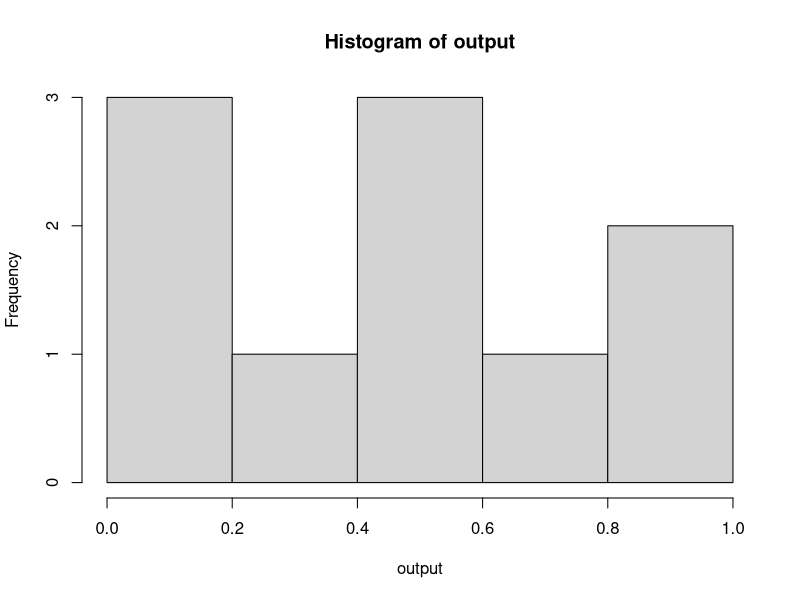
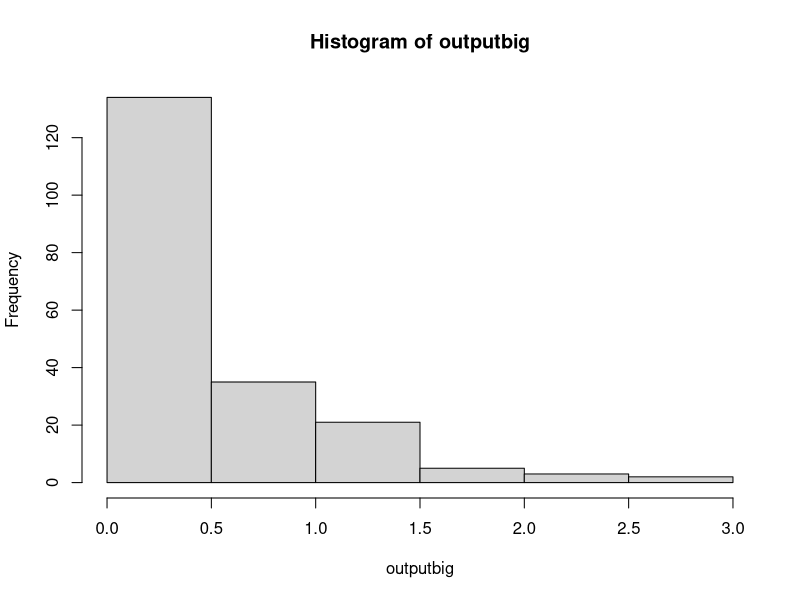
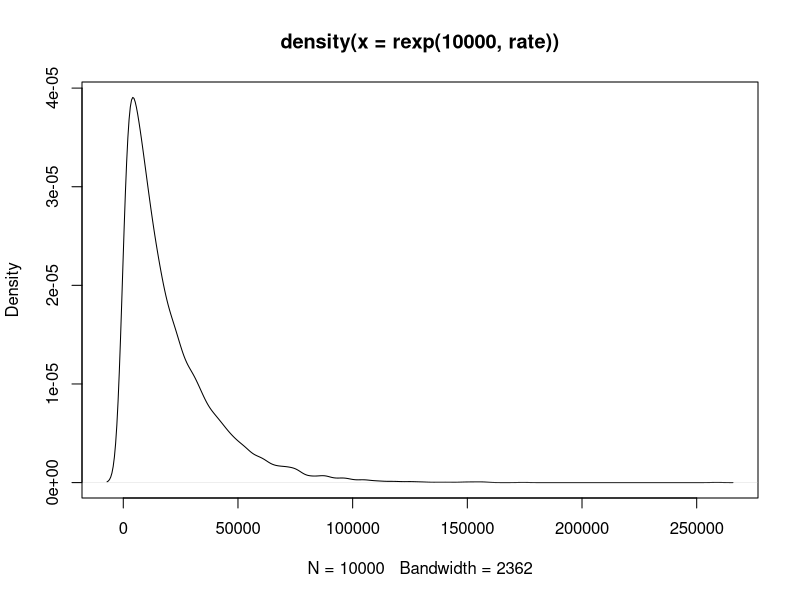
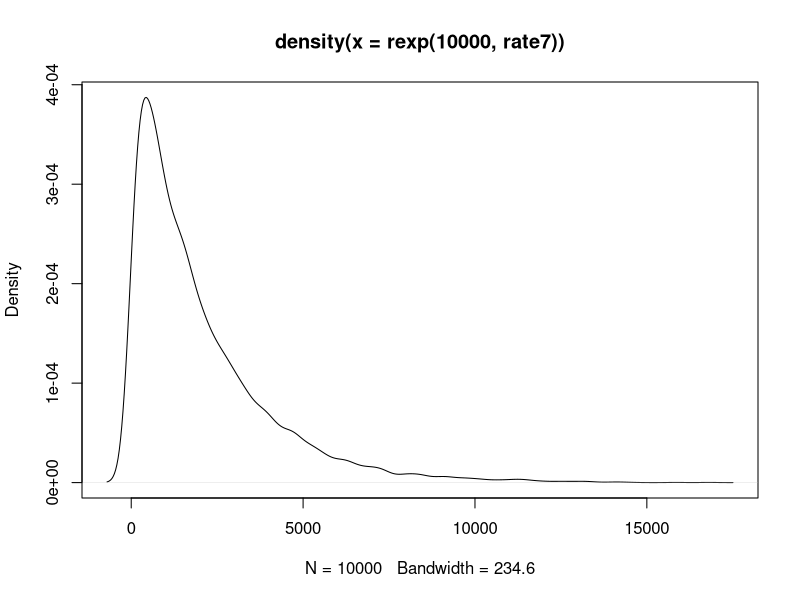
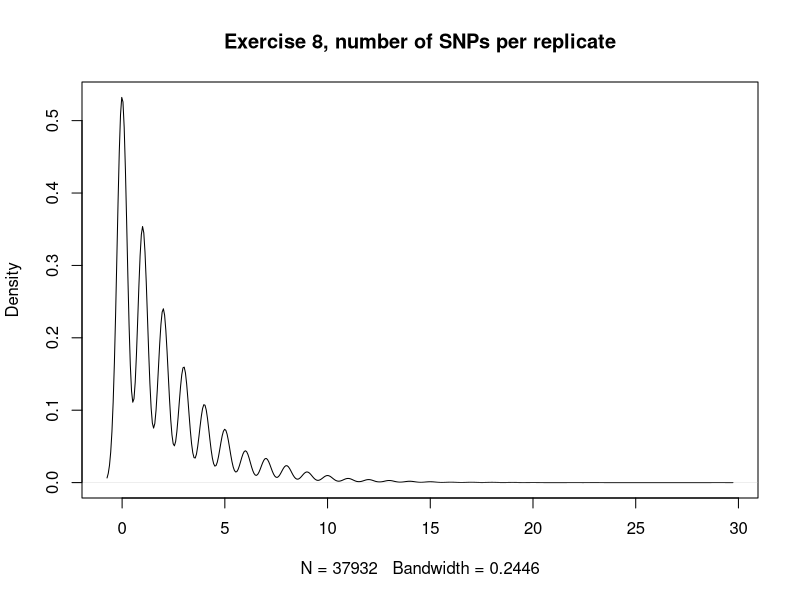
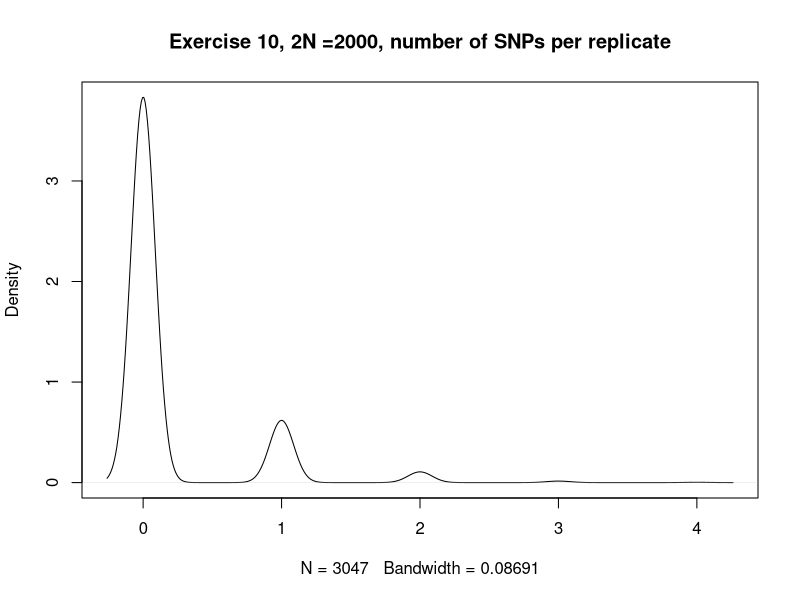

These figures' R source, in order:
#M200A COALESCENCE EXERCISES,Dr. Kirk Lohmueller, Fall 2015
#Hayley Stansell
#
#
getwd()
setwd("C:\\Users\\Hayley\\eeb201hayleystansell")
getwd()
#
#
?rexp
#
output<-rexp(10,2)
#[1] 0.21809588 1.70468865 1.24958590 0.03783002 0.65334166 0.31265010 0.25168173 0.32412173 0.05198139 0.64820064
output
hist(output)
#This shows that most outputs are clustering just below 0.5
outputbig<-rexp(200,2)
outputbig
mean(outputbig)
#[1] 0.4781231
hist(outputbig)
#
#
#############################################################################################Exercise FIVE###############
#
#From previous work, it seems that the rate of coalescence should be 1/2N , where 2N is number of chromosomes
#
#
#############################################################################################EXERCISE SIX###############
#
#
rate<-1/20000
mean(rexp(10000, rate))
#[1] 19712.04
##########################a) what is the average time to most recent common ancestor in your simulation?
#19712.04 generations
##########################b) what is the theoretical expectation?
#20,000 generations
##########################c) how do the values compare?
# They are very close to one another. 
##########################d) make a density plot of simulated coalescent times
??densityplot
?density
?plot
density(rexp(10000,rate))
plot(density(rexp(10000,rate)))
#Success!!
##########################e) what is the standard deviation of the coal. times?
output<-rexp(10000,rate)
density(output)
sd(output)
#[1] 20371.65
#
#
#############################################################################################EXERCISE SEVEN#############
##answer parts a-e from Q6 for this simulation
# set 2N = 2000
#
rate7<-1/2000
mean(rexp(10000, rate7))
#[1] 2009.536
##########################a) what is the average time to most recent common ancestor in your simulation?
#2009.536 generations
##########################b) what is the theoretical expectation?
#2000 generations
##########################c) how do the values compare?
# They are very close to one another, just as in Exercise Six
##########################d) make a density plot of simulated coalescent times
density(rexp(10000,rate7))
plot(density(rexp(10000,rate7)))
#Success!! ---it looks nearly identical in shape to the plot from exercise six. 
#             The largest are occupies 0-5000, 1/10 of what was seen with the simulation where 2N=20000 (0-50000). It scales up.
##########################e) what is the standard deviation of the coal. times?
output7<-rexp(10000,rate7)
density(output7)
sd(output7)
#[1] 1999.717
#
##########################f) how does TMRCA from simulations in Q6 (2N =20,000) and Q7 (2N = 2,000) compare?
#  They are both theoretically (and approximately, in simulation) equal to 2N generations.
#  With the population size in Q7 being a tenth of the size of Q6, the resulting TMRCA is similarly one tenth. 
##########################g) what can you conclude about how the population size affects the expected coalescent time?
#  The expected coalescent time appears to scale in direct proportion with population size. 
#  As population size increases or decreases one way or another, the TMRCA is expected to shift accordingly and to the same degree.
#
#
#
##############################################################################################EXERCISE EIGHT#################
#
#POISSON RANDOM VARIABLES
?rpois
#rpois is the random variable generation for the Poisson dist. (there's also dpois, ppois, qpois)
#inputs are n, lambda . n is number of values to return, and lambda is a vector of (non-neg) means
# n is number of "draws", lambda is a rate parameter for the distribution -- rate = expected value (and variance) of the dist.
#
#given rate of occurence (here, 2), over a number of intervals (here, 10) 
#     - how many occurances of an event will there be in a given interval?
rpois(10,2)
#[1] 2 2 3 3 2 3 4 3 3 1
#
#simulate to show that the expected value of a given Poisson distribution is equal to the rate paramter (lambda)
mean(rpois(10000,2))
#[1] 1.9922 ----this mean is approximately 2 (the rate)
#
#getting workable syntax
2*10
1*(10^-4)
#[1] 1e-04
#
#
#
#################################a) add mutations to the geneologies (aka coal. times) simulated in Q6. 
# mu (aka lambda) = 1e-04
# coal. times from Q6 .... 2N = 20,000 . so, 20000 generations (theoretically)
# what is avg. # of SNPs/geneology (the mean! from the poisson)
#
rate8<-1/20000
rexp(10000, rate8) #gets 10,000 simulations of geneologies (coal. times) given 2N = 20,000. 
#10,000 similar/distributed coal. times. given those coal times...each output is an n...10,000 n's / draws for the Poisson
geneologies<-rexp(10000, rate8)
geneologies
#okay
#mean(rpois(geneologies, 1e-04))
#[1] 0 ....hmmmmmmm
#rpois(geneologies, 1e-04)
#all values are zero here.... hmmm
#for geneologies[i-10000]
rate<-1e-04 #no? is rate*geneology value?
rate
for (i in geneologies){
  rate<-1e-04*geneologies[i]
  rpois(i, rate)
  output<-mean(rpois(i,rate))
}
#slow-ish, but not locked up
output
#[1] 0.0001249649
#very close to the rate!
#################################b) What is the average number of SNPs per geneology?
# From my simulation, it appears that the average number of SNPs per geneology closely approximates 
# the given input mutation rate of 0.0002. The number generated through my simulation was ~0.000125
#
#
#################################c) given that Theta = 4N(mu), what is theta predicted to be in this example?
Theta<-2*20000*(1e-04)
Theta
# 4, if working with theoretical values of N and mu . 

#~~~~~~~~~~~~~~~~~~~~~~~~~~~~~~~~~~~~~~~~~~~~~~~~~~~~~~~~~~~~~~~b) TAKE TWO
#feel like my output for b) was incorrect, a my rate did not factor in the length of each geneology as it went
geneologies<-rexp(10000, rate8)
geneologies
#okay
#mean(rpois(geneologies, 1e-04))
#[1] 0 ....hmmmmmmm
#rpois(geneologies, 1e-04)
#all values are zero here.... hmmm
#for geneologies[i-10000]

for (i in geneologies){
  rate<- 1e-04*geneologies #this worked! took out the [i] (had *geneologies[i])
  rpois(i, rate) #appears to output a bunch of values that seem okay....integer numbers, mostly under 5, some up to ~20
  output<-mean(rpois(i,rate))
}
#slow-ish, but not locked up
output
#[1] 1.95577 #avg number of SNPs/geneology
1e-04*20000
#[1] 2
# HERE, the output from this simulation appears to approximate the value of mu*number of geneologies....or, mu*coal.time. 
# So, the average number of SNPs per coalescent time (geneology), is approximating the rate of mutation for the 
# theoretical/ideal. parameters
#
#~~~~~~~~~~~~~~~~~~~~~~~~~~~~~~~~~~~~~~~~~~~~~~~~~~~~~~~~~~~c) BACK TO C
#################################c) given that Theta = 4N(mu), what is theta predicted to be in this example?
Theta<-2*20000*(1e-04) # = 4N(mu)
Theta
# [1] 2, if working with theoretical values of N and mu . 
#
#################################d) how does this value of theta compare to the average number of SNPs seen in the simmulations?
# Theta appears to be aaproximately equal to the average (or expected) number of SNPs per geneology (here, 2). 
#
#
#################################e) TOTALLY NEATZ!
#
#
#################################f) make a density plot of the number of SNPs per simulation replicate....
geneologies<-rexp(10000, rate8)
geneologies
#okay
#mean(rpois(geneologies, 1e-04))
#[1] 0 ....hmmmmmmm
#rpois(geneologies, 1e-04)
#all values are zero here.... hmmm
#for geneologies[i-10000]

for (i in geneologies){
  rate<- 1e-04*geneologies #this worked! took out the [i] (had *geneologies[i])
  rpois(i, rate) #appears to output a bunch of values that seem okay....integer numbers, mostly under 5, some up to ~20
  output<-(rpois(i,rate))
}
#slow-ish, but not locked up
#NOTE THAT I RAN THIS WITHOUT RUNNING THE ACTUAL FOR-LOOP, JUST DID WHAT WAS INSIDE IT....
output
#create density plot of output
density(output)
plot(density(output), main="Exercise 8, number of SNPs per replicate")
#interesting.................?
#
#
#
#
#########################################################################################EXERCISE TEN######################
#
#repeat all steps done for exercise 8, but 2N = 2000
#
# mu (aka lambda) = 1e-04
# coal. times from Q6 .... 2N = 2000 . so, 2000 generations (theoretically)
# what is avg. # of SNPs/geneology (the mean! from the poisson)
#
rate10<-1/2000
rexp(10000, rate10) #gets 10,000 simulations of geneologies (coal. times) given 2N = 2000. 
#10,000 similar/distributed coal. times. given those coal times...each output is an n...10,000 n's / draws for the Poisson
geneologies<-rexp(10000, rate10)
geneologies
#okay
#mean(rpois(geneologies, 1e-04))
#[1] 0 ....hmmmmmmm
#rpois(geneologies, 1e-04)
#all values are zero here.... hmmm
#for geneologies[i-10000]

for (i in geneologies){
  rateTEN<- 1e-04*geneologies #this worked! took out the [i] (had *geneologies[i])
  rpois(i, rateTEN) #appears to output a bunch of values that seem okay....integer numbers, mostly under 5, some up to ~20
  output<-(rpois(i,rateTEN))
}

output
#[1] 0.1923077 #avg number of SNPs/geneology EXERCISE 10
1e-04*2000
#[1] 0.2 for EXERCISE 10
# The output from this simulation appears to approximate the value of mu*number of geneologies....or, mu*coal.time. 
# So, the average number of SNPs per coalescent time (geneology), is approximating the rate of mutation for the 
# theoretical/ideal. parameters, as in exercise 8. 
density(output)
plot(density(output), main="Exercise 10, 2N =2000, number of SNPs per replicate")
# The density shown by this plot is of a similar patter to the 2N = 20000 simulation. 
# However, there are fewer peaks and the range of values is much, much smaller (max values around 4 or 5)
#
#
#
#
########################################################################################EXERCISE 11######################
#
